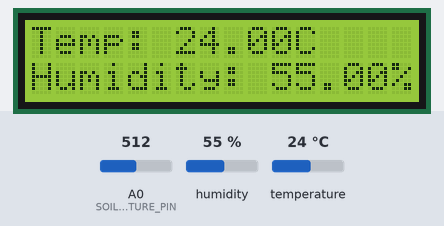
Recording of a sketch running on a simulated Arduino Uno, built with avr-gcc and run on an emulated ATmega328P. Shown: 16×2 character LCD. The test bench sets the inputs (shaded band); at power-on: A0 (SOIL_MOISTURE_PIN) = 512, humidity 55 %, temperature 24 °C. What the sketch prints to the serial monitor is not drawn.

Above: at 3.2 s.
3.3 s: A0 (SOIL_MOISTURE_PIN) set to 484
At 11.5 s:
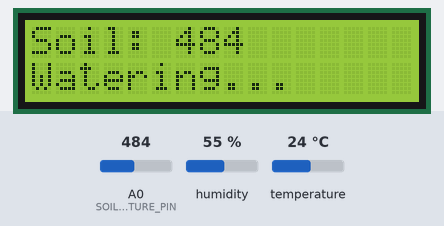
12.6 s: humidity set to 22 %
At 16.4 s:
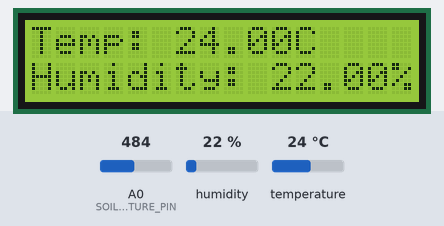
19.6 s: temperature set to 12 °C
At 24.3 s:
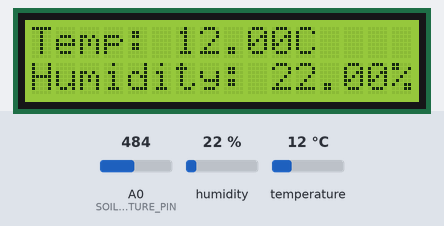
26.7 s: A0 (SOIL_MOISTURE_PIN) set to 510
At 32.7 s:
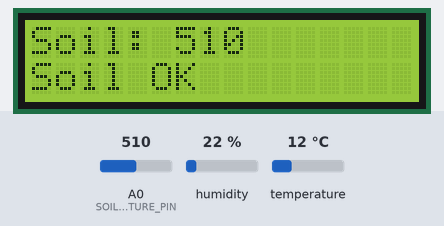
38.7 s: humidity set to 40 %
At 45.5 s:
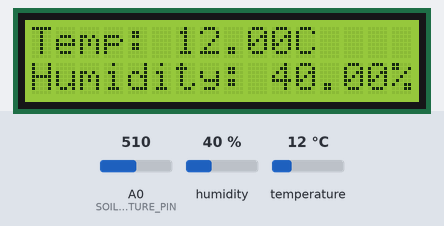
47.8 s: A0 (SOIL_MOISTURE_PIN) set to 490
At 53.9 s:
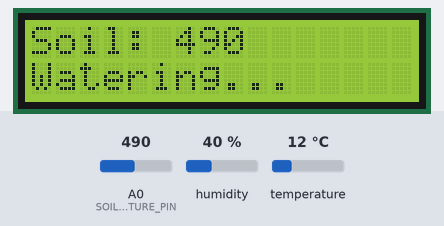
Timing chart, 0 to 55.4 s (numbered marks = the images above; inputs shaded):
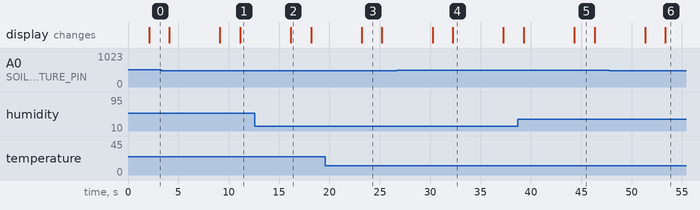

Measured:
- the behaviour switches between 500 and 499 on A0 (SOIL_MOISTURE_PIN) (found by bisection; images 0 and 1)
- after the input at 3.3 s, the display: first differs from a run without the input after 7.8 s (image 1)
- after the input at 12.6 s, the display: changes after 3.6 s (image 2)
- after the input at 19.6 s, the display: changes after 3.6 s (image 3)
- after the input at 26.7 s, the display: first differs from a run without the input after 5.5 s (image 4)
- after the input at 38.7 s, the display: first differs from a run without the input after 5.6 s (image 5)
- after the input at 47.8 s, the display: first differs from a run without the input after 5.6 s (image 6)

The sketch:

smart_agriculture.ino
```cpp
// smart_agriculture.ino
#include <DHT.h>
#include <LiquidCrystal.h>

#define DHTPIN 2           // DHT sensor connected to digital pin 2
#define DHTTYPE DHT11      // DHT 11 sensor type
#define SOIL_MOISTURE_PIN A0
#define WATER_PUMP_PIN 8

DHT dht(DHTPIN, DHTTYPE);
LiquidCrystal lcd(7, 8, 9, 10, 11, 12); // RS, E, D4, D5, D6, D7

void setup() {
    Serial.begin(9600);
    dht.begin();
    lcd.begin(16, 2);
    pinMode(SOIL_MOISTURE_PIN, INPUT);
    pinMode(WATER_PUMP_PIN, OUTPUT);

    lcd.setCursor(0, 0);
    lcd.print("Smart Agriculture");
    delay(2000);
}

void loop() {
    float temperature = dht.readTemperature();
    float humidity = dht.readHumidity();
    int soilMoisture = analogRead(SOIL_MOISTURE_PIN);

    // Display data on LCD
    lcd.clear();
    lcd.setCursor(0, 0);
    lcd.print("Temp: ");
    lcd.print(temperature);
    lcd.print("C");

    lcd.setCursor(0, 1);
    lcd.print("Humidity: ");
    lcd.print(humidity);
    lcd.print("%");

    delay(2000);

    lcd.clear();
    lcd.setCursor(0, 0);
    lcd.print("Soil: ");
    lcd.print(soilMoisture);

    if (soilMoisture < 500) {
        lcd.setCursor(0, 1);
        lcd.print("Watering...");
        digitalWrite(WATER_PUMP_PIN, HIGH);
    } else {
        lcd.setCursor(0, 1);
        lcd.print("Soil OK");
        digitalWrite(WATER_PUMP_PIN, LOW);
    }

    // Print data to serial monitor
    Serial.print("Temperature: ");
    Serial.print(temperature);
    Serial.println("°C");

    Serial.print("Humidity: ");
    Serial.print(humidity);
    Serial.println("%");

    Serial.print("Soil Moisture: ");
    Serial.println(soilMoisture);

    delay(5000); // Update every 5 seconds
}
```
